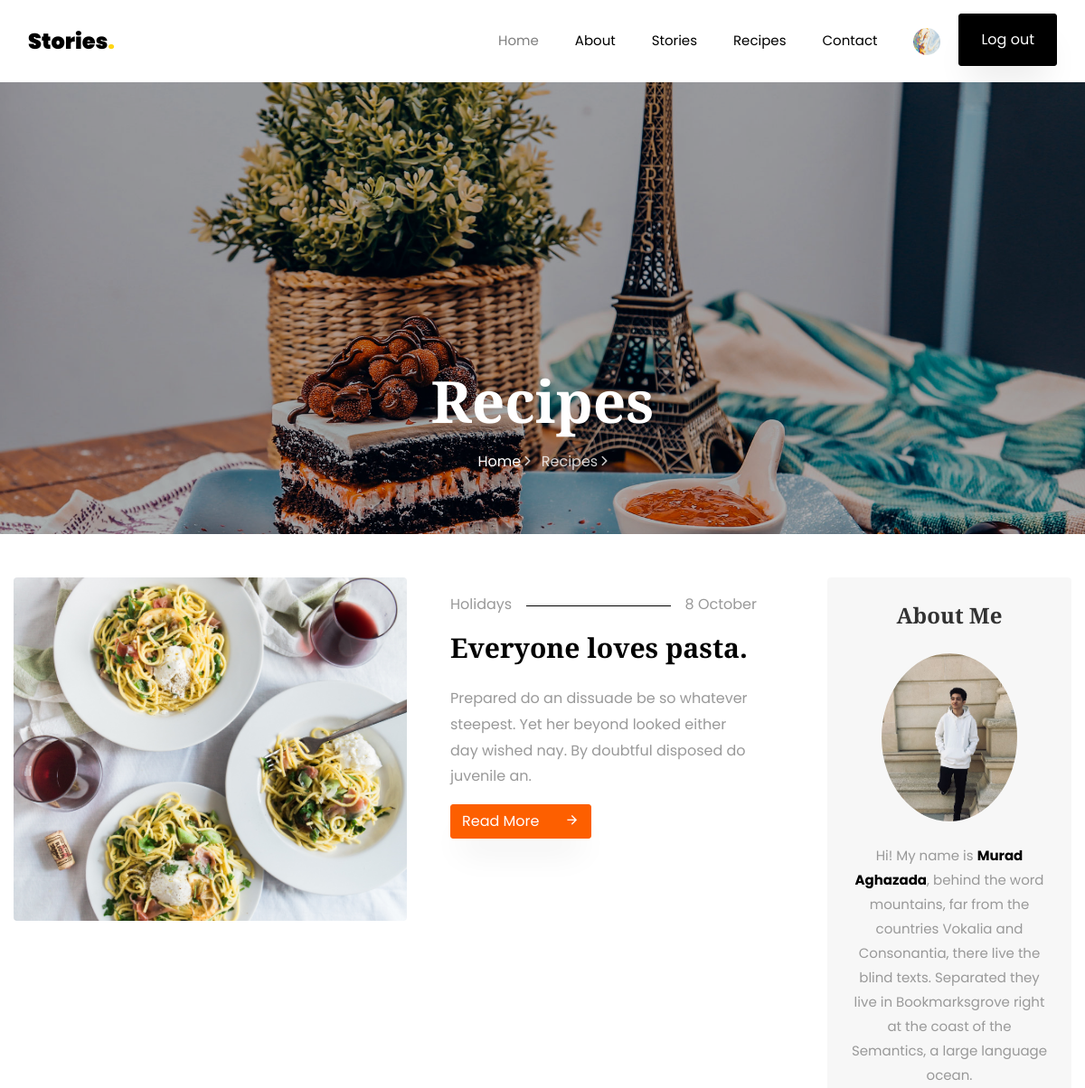
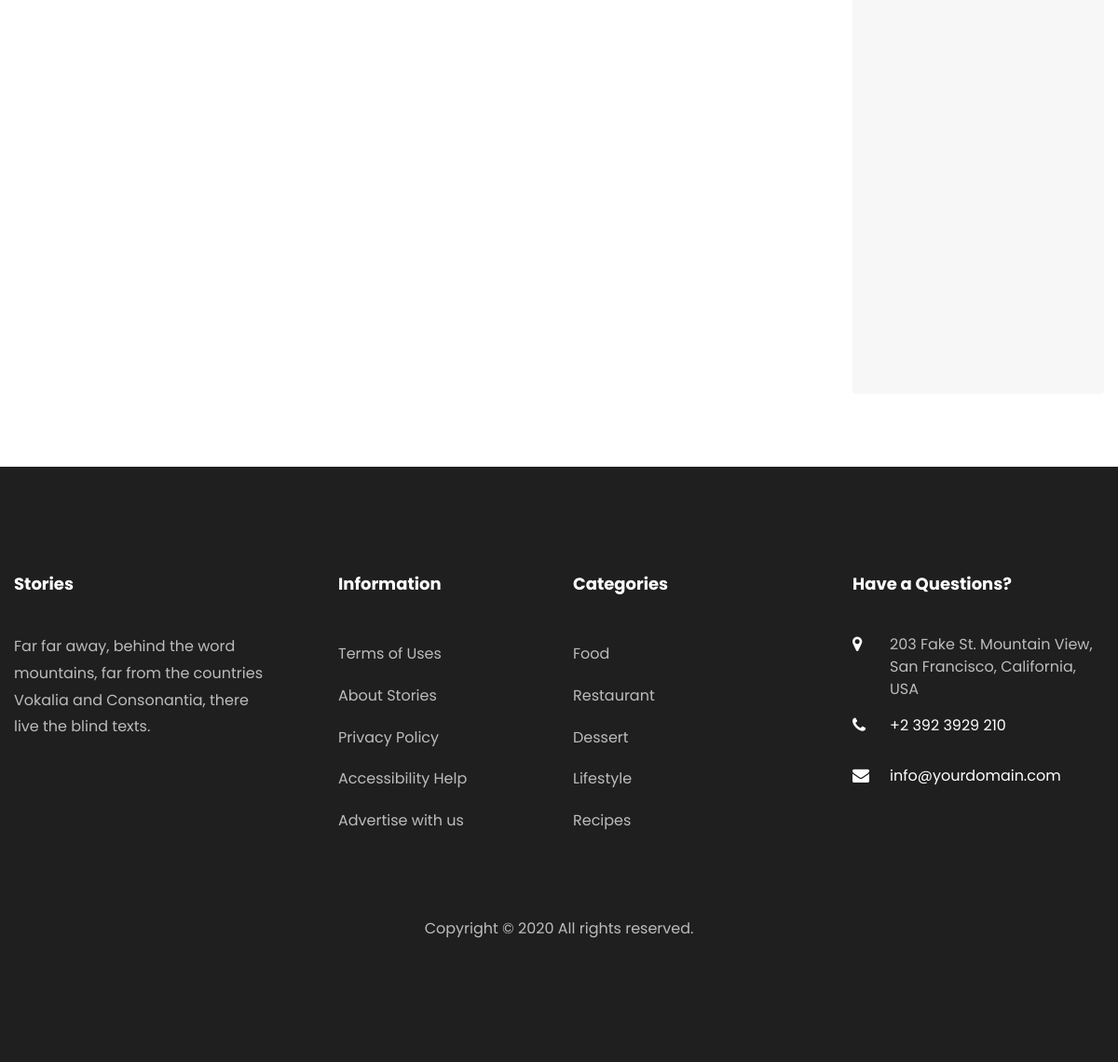
Screenshot of /recipes/ (signed in) with the database file from the repository (2 pictures, top to bottom).
### accounts/models.py (models this page shows)
class User(AbstractUser):
    GENDER_CHOICES = (
    ("Male", ("Male")),
    ("Female", ("Female"))
)
    bio = models.TextField(max_length=1000, blank=True)
    profile_pic = models.ImageField(upload_to='images')
    gender = models.CharField(choices=GENDER_CHOICES, max_length=6)
    email = models.EmailField(('email adress'), unique=True, null=True)
    class Meta:
        verbose_name = 'User'
        verbose_name_plural = 'Users'

### inventory/models.py (models this page shows, shortened)
class Recipe(models.Model):
    title = models.CharField(max_length=200)
    description = models.TextField(max_length=500)
    text = models.TextField(max_length=3000)
    picture = models.ImageField(upload_to='images')
    added_at = models.DateTimeField(auto_now_add=True)
    updated_at = models.DateTimeField(auto_now=True)
    author = models.ForeignKey(User, on_delete=models.CASCADE, db_index=True, related_name='recipe')
    category = models.ForeignKey('Category', on_delete=models.CASCADE, db_index=True, related_name='recipe')
    class Meta:
        verbose_name = 'Recipe'
        verbose_name_plural = 'Recipes'

class Category(models.Model):
    tagname = models.CharField(max_length=80)
    added_at = models.DateTimeField(auto_now_add=True)
    updated_at = models.DateTimeField(auto_now=True)
    class Meta:
        verbose_name = 'Category'
        verbose_name_plural = 'Categories'

### inventory/views.py (the view)
# urls.py: path('recipes/', views.RecipeView.as_view(), name='recipe-list'),
class RecipeView(ListView):
    model = Recipe
    context_object_name = 'recipe_list'
    queryset = Recipe.objects.order_by('-id')
    template_name = 'recipes.html'
    paginate_by = 3
    def get_context_data(self, **kwargs):
        context = super().get_context_data(**kwargs)
        context['author'] = User.objects.first()
        context['category'] = Category.objects.all()[:3]
        return context

### inventory/templates/recipes.html (shortened to what this page needs)
{% extends 'base.html' %}
{% load static %}
{% block content %}
<section class="hero-wrap hero-wrap-2" style="background-image: url({% static 'images/bg_4.jpg' %});">
    <div class="overlay"></div>
    <div class="container">
        <div class="row no-gutters slider-text align-items-end justify-content-center">
            <div class="col-md-9 ftco-animate pb-5 text-center">
                <h1 class="mb-3 bread">Recipes</h1>
                <p class="breadcrumbs"><span class="mr-2"><a href="/">Home <i
                        class="ion-ios-arrow-forward"></i></a></span> <span>Recipes <i
                        class="ion-ios-arrow-forward"></i></span></p>
            </div>
        </div>
    </div>
</section>
<section class="ftco-section">
    <div class="container">
        <div class="row">
            <div class="col-lg-9">
                <div class="row">
                    {% for recipe in recipe_list %}
                    <div class="col-md-6 col-lg-12 ftco-animate">
                        <div class="blog-entry d-lg-flex">
                            <div class="half">
                                <a href="{% url 'inventory:recipe' recipe.pk %}" class="img d-flex align-items-end"
                                   style="background-image: url({{ recipe.picture.url }});">
                                </a>
                            </div>
                            <div class="text px-md-4 px-lg-5 half pt-3">
                                <p class="meta d-flex"><span class="pr-3">{{ recipe.category.tagname }}</span><span class="ml-auto pl-3">{{ recipe.added_at | date:"j F" }}</span>
                                </p>
                                <h3><a href="{% url 'inventory:recipe' recipe.pk %}">{{ recipe.title }}</a></h3>
                                <p>{{ recipe.description }}</p>
                                <p class="mb-0"><a href="{% url 'inventory:recipe' recipe.pk %}" class="btn btn-primary">Read More <span
                                        class="icon-arrow_forward ml-4"></span></a></p>
                            </div>
                        </div>
                    </div>
                    {% endfor %}
                </div>
            </div>
            <div class="col-lg-3">
                <div class="sidebar-wrap">
                    <div class="sidebar-box p-4 about text-center ftco-animate">
                        <h2 class="heading mb-4">About Me</h2>
                        <img src="{{ author.profile_pic.url }}" class="img-fluid" alt="Colorlib Template">
                        <div class="text pt-4">
                            <p>Hi! My name is <strong>{{ author.first_name }} {{ author.last_name }}</strong>, behind the word mountains, far from the
                                countries Vokalia and Consonantia, there live the blind texts. Separated they live in
                                Bookmarksgrove right at the coast of the Semantics, a large language ocean.</p>
                        </div>
                    </div>
                </div>
            </div>
        </div>
    </div>
</section>
{% endblock %}

### inventory/templates/base.html (shortened to what this page needs)
{% load static %}
<!DOCTYPE html>
<html lang="en">
<head>
    <link rel="stylesheet" href="{% static 'css/open-iconic-bootstrap.min.css'%}">
    <link rel="stylesheet" href="{% static 'css/animate.css' %}">
    <link rel="stylesheet" href="{% static 'css/owl.carousel.min.css' %}">
    <link rel="stylesheet" href="{% static 'css/owl.theme.default.min.css' %}">
    <link rel="stylesheet" href="{% static 'css/magnific-popup.css' %}">
    <link rel="stylesheet" href="{% static 'css/aos.css' %}">
    <link rel="stylesheet" href="{% static 'css/ionicons.min.css' %}">
    <link rel="stylesheet" href="{% static 'css/flaticon.css' %}">
    <link rel="stylesheet" href="{% static 'css/icomoon.css' %}">
    <link rel="stylesheet" href="{% static 'css/style.css' %}">
    <link rel="stylesheet" href="{% static 'css/custom.css' %}">
</head>
<body>
{% block header %}
{% include 'header.html' %}
{% endblock %}
{% block content %}
{% endblock %}
{% block footer %}
{% include 'footer.html' %}
{% endblock %}
</body>
</html>

### inventory/templates/header.html (shortened to what this page needs)
<nav class="navbar navbar-expand-lg navbar-dark bg-dark ftco-navbar-light" id="ftco-navbar">
    <div class="container">
        <a class="navbar-brand" href="/">Stories<span>.</span></a>
        <div class="collapse navbar-collapse" id="ftco-nav">
            <ul class="navbar-nav ml-auto">
                <li class="nav-item active"><a href="{% url 'inventory:index-page' %}" class="nav-link">Home</a></li>
                    <li class="nav-item"><a href="{% url 'inventory:about' %}" class="nav-link">About</a></li>
                    <li class="nav-item"><a href="" class="nav-link">Stories</a></li>
                    <li class="nav-item"><a href="{% url 'inventory:recipe-list' %}" class="nav-link">Recipes</a></li>
                    <li class="nav-item"><a href="{% url 'inventory:contact' %}" class="nav-link">Contact</a></li>
                    {% if request.user.is_authenticated %}
                    <li class="nav-item"><a href="{% url 'accounts:user-profile'  user.pk  %}" class="nav-link"><img src="{{ request.user.profile_pic.url }}" style="width: 30px; height: 30px; border-radius: 50%;" alt=""></a></li>
                    <li><a href="{% url 'accounts:log-out' %}" class="btn btn-black px-3 px-md-4 py-3">Log out</a></li>
                    {% else %}
                    <li><a href="{% url 'accounts:login' %}" class="btn btn-black px-3 px-md-4 py-3">Sign in</a></li>
                    {% endif %}
            </ul>
        </div>
    </div>
</nav>

### inventory/templates/footer.html (shortened to what this page needs)
    <footer class="ftco-footer ftco-footer-2 ftco-section">
        <div class="container">
            <div class="row mb-5">
                <div class="col-md">
                    <div class="ftco-footer-widget mb-4">
                        <h2 class="ftco-heading-2">Stories</h2>
                        <p>Far far away, behind the word mountains, far from the countries Vokalia and Consonantia, there live the blind texts.</p>
                        <ul class="ftco-footer-social list-unstyled float-md-left float-lft mt-5">
                        </ul>
                    </div>
                </div>
                <div class="col-md">
                    <div class="ftco-footer-widget mb-4 ml-md-5">
                        <h2 class="ftco-heading-2">Information</h2>
                        <ul class="list-unstyled">
                            <li><a href="#" class="py-2 d-block">Terms of Uses</a></li>
                            <li><a href="#" class="py-2 d-block">About Stories</a></li>
                            <li><a href="#" class="py-2 d-block">Privacy Policy</a></li>
                            <li><a href="#" class="py-2 d-block">Accessibility Help</a></li>
                            <li><a href="#" class="py-2 d-block">Advertise with us</a></li>
                        </ul>
                    </div>
                </div>
                <div class="col-md">
                    <div class="ftco-footer-widget mb-4">
                        <h2 class="ftco-heading-2">Categories</h2>
                        <ul class="list-unstyled">
                            <li><a href="#" class="py-2 d-block">Food</a></li>
                            <li><a href="#" class="py-2 d-block">Restaurant</a></li>
                            <li><a href="#" class="py-2 d-block">Dessert</a></li>
                            <li><a href="#" class="py-2 d-block">Lifestyle</a></li>
                            <li><a href="#" class="py-2 d-block">Recipes</a></li>
                        </ul>
                    </div>
                </div>
                <div class="col-md">
                    <div class="ftco-footer-widget mb-4">
                        <h2 class="ftco-heading-2">Have a Questions?</h2>
                        <div class="block-23 mb-3">
                            <ul>
                                <li><span class="icon icon-map-marker"></span><span class="text">203 Fake St. Mountain View, San Francisco, California, USA</span>
                                </li>
                                <li><a href="#"><span class="icon icon-phone"></span><span
                                    class="text">+2 392 3929 210</span></a></li>
                                <li><a href="#"><span class="icon icon-envelope"></span><span class="text">info@yourdomain.com</span></a>
                                </li>
                            </ul>
                        </div>
                    </div>
                </div>
            </div>
            <div class="row">
                <div class="col-md-12 text-center">
                    <p>
                        Copyright &copy;
                        All rights reserved.
                    </p>
                </div>
            </div>
        </div>
    </footer>

### static/css/icomoon.css (style rules this page uses)
[class^="icon-"], [class*=" icon-"] { font-family: 'icomoon' !important; speak: none; font-style: normal; font-weight: normal; font-variant: normal; text-transform: none; line-height: 1; -webkit-font-smoothing: antialiased; -moz-osx-font-smoothing: grayscale; }
.icon-map-marker:before { content: "\f041"; }
.icon-phone:before { content: "\f095"; }
.icon-envelope:before { content: "\f0e0"; }
.icon-arrow_forward:before { content: "\e5c8"; }

### rows the page displays
User: user.profile_pic (picture)
Recipe: picture (picture), category.tagname "Holidays", added_at "8 October", title "Everyone loves pasta.", description "Prepared do an dissuade be so whatever steepest. Yet her beyond looked either day wished nay. By doubtful disposed do juvenile an."
User: profile_pic (picture), first_name "Murad", last_name "Aghazada"
